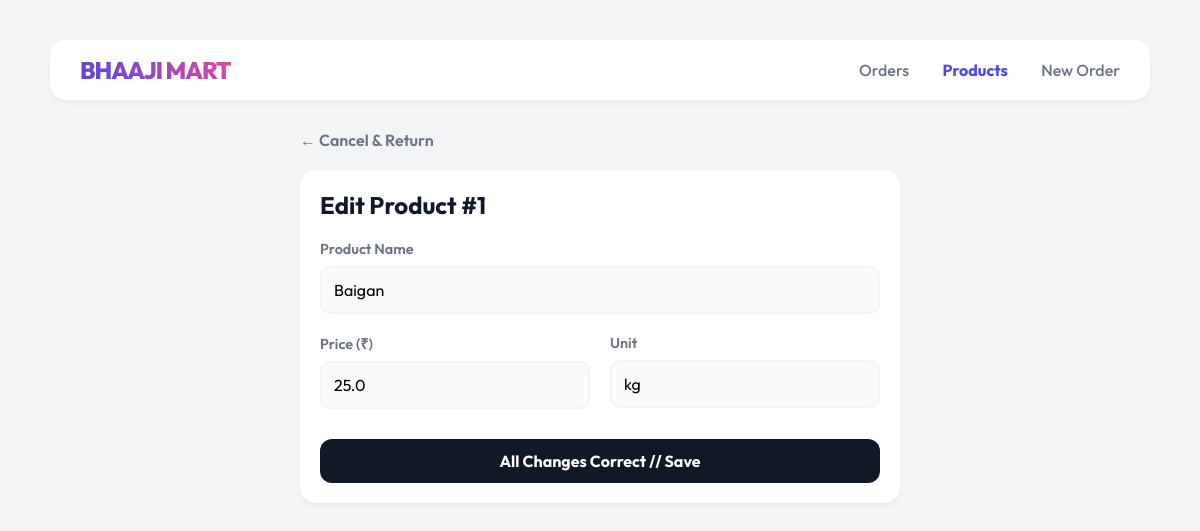
Screenshot of /edit_product/1 with the database file from the repository.
### tables this page shows
CREATE TABLE products (
        product_id INTEGER PRIMARY KEY AUTOINCREMENT,
        name TEXT NOT NULL,
        price REAL NOT NULL,
        unit TEXT NOT NULL
    );

### backend/app.py (the view, shortened to what this page needs)
@app.route("/edit_product/<int:product_id>", methods=["GET", "POST"])
def edit_product(product_id):
    product = get_product(product_id)
    return render_template("edit_product.html", product=product)

### backend/db.py (called while the page is built)
def get_connection():
    conn = sqlite3.connect(DB_NAME)
    conn.row_factory = sqlite3.Row
    return conn

### backend/products.py (called while the page is built)
def get_product(product_id):
    conn = get_connection()
    product = conn.execute(
        "SELECT * FROM products WHERE product_id = ?", (product_id,)
    ).fetchone()
    conn.close()
    return product

### templates/edit_product.html
{% extends "base.html" %}
{% block content %}
<div class="container" style="max-width: 600px;">
    <div style="margin-bottom: 20px;">
        <a href="/products" style="text-decoration: none; color: var(--text-sub); font-weight: 600;">← Cancel &
            Return</a>
    </div>
    <div class="card">
        <h2 style="margin-top: 0; margin-bottom: 20px;">Edit Product #{{ product.product_id }}</h2>
        <form action="/edit_product/{{ product.product_id }}" method="POST">
            <div class="form-group">
                <label>Product Name</label>
                <input type="text" name="name" value="{{ product.name }}" required>
            </div>
            <div style="display: grid; grid-template-columns: 1fr 1fr; gap: 20px;">
                <div class="form-group">
                    <label>Price (₹)</label>
                    <input type="number" name="price" step="0.01" value="{{ product.price }}" required>
                </div>
                <div class="form-group">
                    <label>Unit</label>
                    <input type="text" name="unit" value="{{ product.unit }}" required>
                </div>
            </div>
            <div style="margin-top: 10px;">
                <button type="submit" class="btn btn-block">All Changes Correct // Save</button>
            </div>
        </form>
    </div>
</div>
{% endblock %}

### static/style.css (style rules this page uses)
:root { --bg-color: #f3f4f6; --surface: #ffffff; --primary: #4f46e5; --accent: #ec4899; --text-main: #111827; --text-sub: #6b7280; --border-light: #f9fafb; --input-bg: #f9fafb; --danger: #ef4444; }
body { background-color: var(--bg-color); color: var(--text-main); font-family: 'Outfit', sans-serif; margin: 0; padding: 40px; min-height: 100vh; }
.container { max-width: 1100px; margin: 0 auto; }
.card { background: var(--surface); padding: 20px; border-radius: 16px; box-shadow: 0 4px 6px -1px rgba(0, 0, 0, 0.05); margin-bottom: 20px; }
.btn { display: inline-block; background: var(--text-main); color: #fff; border: none; padding: 12px 24px; border-radius: 12px; font-weight: 700; font-family: 'Outfit', sans-serif; font-size: 1em; cursor: pointer; text-decoration: none; text-align: center; transition: 0.2s; }
.btn-block { display: block; width: 100%; box-sizing: border-box; }
.form-group { margin-bottom: 20px; }
label { display: block; margin-bottom: 8px; font-weight: 600; color: var(--text-sub); font-size: 0.9em; }
textarea, input[type="text"], input[type="number"] { width: 100%; padding: 12px; border-radius: 10px; border: 2px solid var(--bg-color); background: var(--input-bg); font-family: 'Outfit', sans-serif; font-size: 1em; box-sizing: border-box; transition: 0.2s; }

### rows the page displays
products: product_id "1", name "Baigan", price "25.0", unit "kg"
